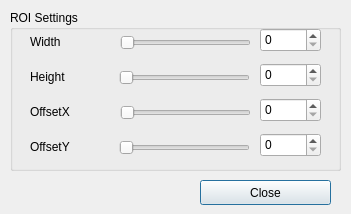
<?xml version="1.0" encoding="UTF-8"?>
<ui version="4.0">
 <class>CRoi</class>
 <widget class="QDialog" name="CRoi">
  <property name="geometry">
   <rect>
    <x>0</x>
    <y>0</y>
    <width>351</width>
    <height>214</height>
   </rect>
  </property>
  <property name="windowTitle">
   <string>ROISettings</string>
  </property>
  <widget class="QGroupBox" name="ROISettings">
   <property name="geometry">
    <rect>
     <x>10</x>
     <y>10</y>
     <width>331</width>
     <height>161</height>
    </rect>
   </property>
   <property name="title">
    <string>ROI Settings</string>
   </property>
   <widget class="QSpinBox" name="OffsetXSpin">
    <property name="geometry">
     <rect>
      <x>250</x>
      <y>88</y>
      <width>61</width>
      <height>24</height>
     </rect>
    </property>
   </widget>
   <widget class="QSlider" name="HeightSlider">
    <property name="geometry">
     <rect>
      <x>109</x>
      <y>58</y>
      <width>131</width>
      <height>20</height>
     </rect>
    </property>
    <property name="inputMethodHints">
     <set>Qt::ImhNone</set>
    </property>
    <property name="orientation">
     <enum>Qt::Horizontal</enum>
    </property>
    <property name="invertedAppearance">
     <bool>false</bool>
    </property>
    <property name="invertedControls">
     <bool>false</bool>
    </property>
    <property name="tickPosition">
     <enum>QSlider::NoTicks</enum>
    </property>
   </widget>
   <widget class="QLabel" name="OffsetXLabel">
    <property name="geometry">
     <rect>
      <x>20</x>
      <y>94</y>
      <width>91</width>
      <height>16</height>
     </rect>
    </property>
    <property name="text">
     <string>OffsetX</string>
    </property>
   </widget>
   <widget class="QLabel" name="HeightLabel">
    <property name="geometry">
     <rect>
      <x>20</x>
      <y>59</y>
      <width>91</width>
      <height>16</height>
     </rect>
    </property>
    <property name="text">
     <string>Height</string>
    </property>
   </widget>
   <widget class="QSpinBox" name="HeightSpin">
    <property name="geometry">
     <rect>
      <x>250</x>
      <y>53</y>
      <width>61</width>
      <height>24</height>
     </rect>
    </property>
   </widget>
   <widget class="QSpinBox" name="OffsetYSpin">
    <property name="geometry">
     <rect>
      <x>250</x>
      <y>123</y>
      <width>61</width>
      <height>24</height>
     </rect>
    </property>
   </widget>
   <widget class="QLabel" name="WidthLabel">
    <property name="geometry">
     <rect>
      <x>20</x>
      <y>24</y>
      <width>91</width>
      <height>16</height>
     </rect>
    </property>
    <property name="text">
     <string>Width</string>
    </property>
   </widget>
   <widget class="QSlider" name="WidthSlider">
    <property name="geometry">
     <rect>
      <x>110</x>
      <y>23</y>
      <width>131</width>
      <height>20</height>
     </rect>
    </property>
    <property name="inputMethodHints">
     <set>Qt::ImhNone</set>
    </property>
    <property name="singleStep">
     <number>4</number>
    </property>
    <property name="orientation">
     <enum>Qt::Horizontal</enum>
    </property>
    <property name="invertedAppearance">
     <bool>false</bool>
    </property>
    <property name="invertedControls">
     <bool>false</bool>
    </property>
    <property name="tickPosition">
     <enum>QSlider::NoTicks</enum>
    </property>
   </widget>
   <widget class="QSpinBox" name="WidthSpin">
    <property name="geometry">
     <rect>
      <x>250</x>
      <y>18</y>
      <width>61</width>
      <height>24</height>
     </rect>
    </property>
   </widget>
   <widget class="QLabel" name="OffsetYLabel">
    <property name="geometry">
     <rect>
      <x>20</x>
      <y>129</y>
      <width>91</width>
      <height>16</height>
     </rect>
    </property>
    <property name="text">
     <string>OffsetY</string>
    </property>
   </widget>
   <widget class="QSlider" name="OffsetYSlider">
    <property name="geometry">
     <rect>
      <x>109</x>
      <y>128</y>
      <width>131</width>
      <height>20</height>
     </rect>
    </property>
    <property name="inputMethodHints">
     <set>Qt::ImhNone</set>
    </property>
    <property name="orientation">
     <enum>Qt::Horizontal</enum>
    </property>
    <property name="invertedAppearance">
     <bool>false</bool>
    </property>
    <property name="invertedControls">
     <bool>false</bool>
    </property>
    <property name="tickPosition">
     <enum>QSlider::NoTicks</enum>
    </property>
   </widget>
   <widget class="QSlider" name="OffsetXSlider">
    <property name="geometry">
     <rect>
      <x>110</x>
      <y>93</y>
      <width>131</width>
      <height>20</height>
     </rect>
    </property>
    <property name="inputMethodHints">
     <set>Qt::ImhNone</set>
    </property>
    <property name="singleStep">
     <number>4</number>
    </property>
    <property name="orientation">
     <enum>Qt::Horizontal</enum>
    </property>
    <property name="invertedAppearance">
     <bool>false</bool>
    </property>
    <property name="invertedControls">
     <bool>false</bool>
    </property>
    <property name="tickPosition">
     <enum>QSlider::NoTicks</enum>
    </property>
   </widget>
  </widget>
  <widget class="QPushButton" name="ROISettingClose">
   <property name="geometry">
    <rect>
     <x>200</x>
     <y>180</y>
     <width>131</width>
     <height>25</height>
    </rect>
   </property>
   <property name="text">
    <string>Close</string>
   </property>
  </widget>
 </widget>
 <tabstops>
  <tabstop>WidthSlider</tabstop>
  <tabstop>WidthSpin</tabstop>
  <tabstop>HeightSlider</tabstop>
  <tabstop>HeightSpin</tabstop>
  <tabstop>OffsetXSlider</tabstop>
  <tabstop>OffsetXSpin</tabstop>
  <tabstop>OffsetYSlider</tabstop>
  <tabstop>OffsetYSpin</tabstop>
  <tabstop>ROISettingClose</tabstop>
 </tabstops>
 <resources/>
 <connections/>
</ui>
